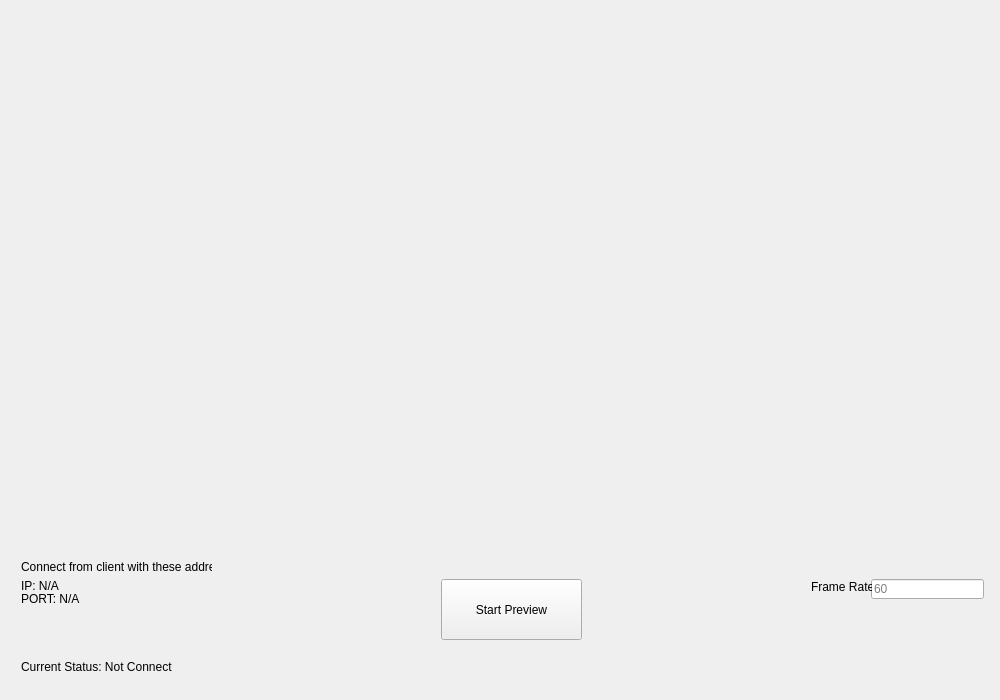
<?xml version="1.0" encoding="UTF-8"?>
<ui version="4.0">
 <class>MainWidget</class>
 <widget class="QWidget" name="MainWidget">
  <property name="geometry">
   <rect>
    <x>0</x>
    <y>0</y>
    <width>1000</width>
    <height>700</height>
   </rect>
  </property>
  <property name="minimumSize">
   <size>
    <width>1000</width>
    <height>700</height>
   </size>
  </property>
  <property name="maximumSize">
   <size>
    <width>1000</width>
    <height>700</height>
   </size>
  </property>
  <property name="windowTitle">
   <string>Form</string>
  </property>
  <layout class="QVBoxLayout" name="verticalLayout">
   <item>
    <widget class="QWidget" name="previewContainer" native="true"/>
   </item>
   <item>
    <widget class="QWidget" name="controlContainers" native="true">
     <property name="minimumSize">
      <size>
       <width>0</width>
       <height>150</height>
      </size>
     </property>
     <property name="maximumSize">
      <size>
       <width>16777215</width>
       <height>150</height>
      </size>
     </property>
     <widget class="QPushButton" name="pushButton">
      <property name="geometry">
       <rect>
        <x>430</x>
        <y>40</y>
        <width>141</width>
        <height>61</height>
       </rect>
      </property>
      <property name="text">
       <string>Start Preview</string>
      </property>
     </widget>
     <widget class="QLabel" name="label">
      <property name="geometry">
       <rect>
        <x>10</x>
        <y>20</y>
        <width>191</width>
        <height>16</height>
       </rect>
      </property>
      <property name="text">
       <string>Connect from client with these address:</string>
      </property>
     </widget>
     <widget class="QLabel" name="ip_label">
      <property name="geometry">
       <rect>
        <x>10</x>
        <y>40</y>
        <width>47</width>
        <height>13</height>
       </rect>
      </property>
      <property name="text">
       <string>IP: N/A</string>
      </property>
     </widget>
     <widget class="QLabel" name="port_label">
      <property name="geometry">
       <rect>
        <x>10</x>
        <y>50</y>
        <width>71</width>
        <height>20</height>
       </rect>
      </property>
      <property name="text">
       <string>PORT: N/A</string>
      </property>
     </widget>
     <widget class="QLabel" name="connected_status_label">
      <property name="geometry">
       <rect>
        <x>10</x>
        <y>120</y>
        <width>151</width>
        <height>16</height>
       </rect>
      </property>
      <property name="text">
       <string>Current Status: Not Connected</string>
      </property>
     </widget>
     <widget class="QLineEdit" name="lineEdit">
      <property name="geometry">
       <rect>
        <x>860</x>
        <y>40</y>
        <width>113</width>
        <height>20</height>
       </rect>
      </property>
      <property name="placeholderText">
       <string>60</string>
      </property>
     </widget>
     <widget class="QLabel" name="label_5">
      <property name="geometry">
       <rect>
        <x>800</x>
        <y>40</y>
        <width>61</width>
        <height>16</height>
       </rect>
      </property>
      <property name="text">
       <string>Frame Rate:</string>
      </property>
     </widget>
    </widget>
   </item>
  </layout>
 </widget>
 <resources/>
 <connections/>
</ui>
